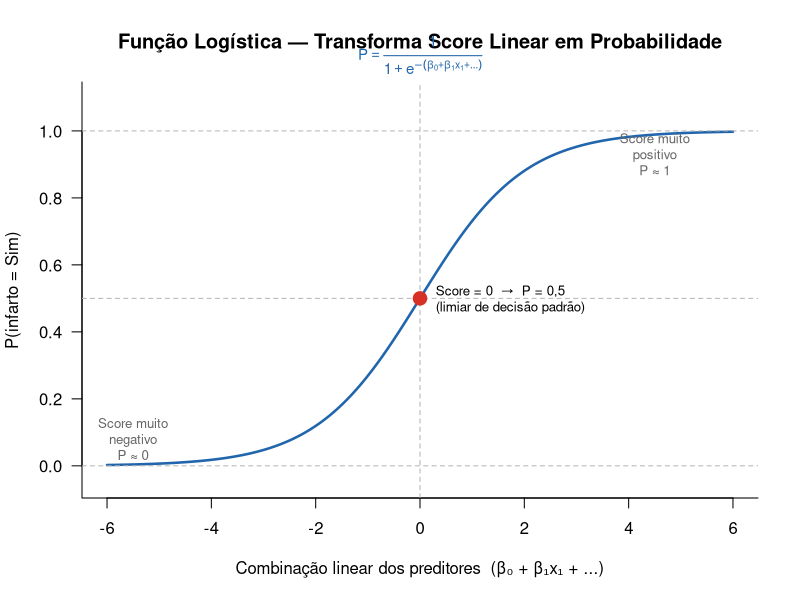

The R source for this figure: (Note: this script raises an error after producing the figure.)
# ══════════════════════════════════════════════════════════════════════════════
# NHANES 2021-2023 — Regressão Logística para Predição de Infarto (baseline)
# Rode setup.R antes para ter nhanes_cardio disponível
# ══════════════════════════════════════════════════════════════════════════════

# ── 1. Dados ─────────────────────────────────────────────────────────────────
# dados, dados_treino e dados_teste preparados pelo 00_setup.R

# ══════════════════════════════════════════════════════════════════════════════
# 2. CONCEITO CENTRAL: A FUNÇÃO LOGÍSTICA
# ══════════════════════════════════════════════════════════════════════════════
# A regressão logística modela a PROBABILIDADE de um evento (infarto = "Sim")
# como função linear dos preditores, transformada pela função logística:
#
#   P(Y=1) = 1 / (1 + e^(-(β0 + β1·x1 + β2·x2 + ...)))
#
# O resultado é sempre entre 0 e 1 — ao contrário da regressão linear,
# que poderia prever valores absurdos como P = -0.3 ou P = 1.7.
#
# Os coeficientes β são interpretados como LOG-ODDS:
#   e^β = Odds Ratio (OR) — quanto a chance de infarto muda por unidade do preditor.

x_vals   <- seq(-6, 6, by = 0.05)
log_vals <- 1 / (1 + exp(-x_vals))

plot(
  x_vals, log_vals,
  type = "l", lwd = 2.5, col = "#2166ac",
  xlab = "Combinação linear dos preditores  (β₀ + β₁x₁ + ...)",
  ylab = "P(infarto = Sim)",
  main = "Função Logística — Transforma Score Linear em Probabilidade",
  las  = 1, bty = "l", ylim = c(-0.05, 1.1)
)
abline(h = c(0, 0.5, 1), lty = 2, col = "gray70")
abline(v = 0,             lty = 2, col = "gray70")
points(0, 0.5, pch = 19, col = "#d73027", cex = 1.8)
text(0.3, 0.50, "Score = 0  →  P = 0,5\n(limiar de decisão padrão)", adj = 0, cex = 0.8)
text(-5.5, 0.08, "Score muito\nnegativo\nP ≈ 0", cex = 0.8, col = "gray40")
text( 4.5, 0.93, "Score muito\npositivo\nP ≈ 1", cex = 0.8, col = "gray40")
mtext(expression(P == frac(1, 1 + e^{-(beta[0] + beta[1]*x[1] + ldots)})),
      side = 3, line = 0.2, cex = 0.9, col = "#2166ac")
dev.copy(png, "output/logistic_regression_funcao_logistica.png", width = 900, height = 700, res = 120)
dev.off()

# ══════════════════════════════════════════════════════════════════════════════
# 3. AJUSTE DO MODELO
# ══════════════════════════════════════════════════════════════════════════════

# 3.1 Recipe
# step_dummy: converte fatores em dummies (0/1)
# step_normalize: padroniza contínuas → coeficientes comparáveis entre si
receita_lr <- recipe(infarto ~ ., data = dados_treino) %>%
  step_dummy(all_nominal_predictors(), one_hot = FALSE) %>%
  step_normalize(all_numeric_predictors())

# 3.2 Especificação
espec_lr <- logistic_reg() %>%
  set_engine("glm") %>%
  set_mode("classification")

# 3.3 Workflow
wf_lr <- workflow() %>%
  add_recipe(receita_lr) %>%
  add_model(espec_lr)

# 3.4 Treinar
modelo_lr <- wf_lr %>% fit(data = dados_treino)

# ══════════════════════════════════════════════════════════════════════════════
# 4. INTERPRETAÇÃO: ODDS RATIOS
# ══════════════════════════════════════════════════════════════════════════════
# O coeficiente β de cada preditor é o log-odds.
# e^β = Odds Ratio: quanto a CHANCE de infarto multiplica por unidade do preditor.
#   OR > 1 → aumenta o risco
#   OR < 1 → reduz o risco
#   OR = 1 → sem efeito
#
# Intervalo de confiança: se o IC não cruza 1, o efeito é estatisticamente
# significativo (equivalente ao p < 0.05 no modelo logístico).

coefs <- tidy(extract_fit_engine(modelo_lr), conf.int = TRUE) %>%
  filter(term != "(Intercept)") %>%
  mutate(
    OR      = exp(estimate),
    OR_low  = exp(conf.low),
    OR_high = exp(conf.high)
  )

print(coefs %>% select(term, OR, OR_low, OR_high, p.value))

# Gráfico de forest plot dos Odds Ratios
p_or <- ggplot(coefs, aes(x = OR, y = reorder(term, OR))) +
  geom_vline(xintercept = 1, linetype = "dashed", color = "gray50") +
  geom_errorbarh(aes(xmin = OR_low, xmax = OR_high), height = 0.2, color = "#555555") +
  geom_point(aes(color = OR > 1), size = 3) +
  scale_color_manual(values = c("TRUE" = "#d73027", "FALSE" = "#2166ac"),
                     labels = c("TRUE" = "Aumenta risco", "FALSE" = "Reduz risco")) +
  labs(
    title    = "Odds Ratios — Regressão Logística (NHANES 2021-2023)",
    subtitle = "Linha vertical = OR 1 (sem efeito)  |  Barras = IC 95%",
    x        = "Razão de Chances (Odds Ratio)",
    y        = NULL,
    color    = NULL
  ) +
  theme_minimal(base_size = 13) +
  theme(legend.position = "top")
print(p_or)
ggsave("output/logistic_regression_odds_ratios.png", plot = p_or,
       width = 8, height = 6, dpi = 150, bg = "white")

# ══════════════════════════════════════════════════════════════════════════════
# 5. AVALIAÇÃO: CURVA ROC + AUC
# ══════════════════════════════════════════════════════════════════════════════
# Usamos ROC + AUC — mesma abordagem dos scripts seguintes, para comparação.

probs_teste <- predict(modelo_lr, dados_teste, type = "prob") %>%
  bind_cols(dados_teste %>% select(infarto))

col_evento <- paste0(".pred_", levels(dados_teste$infarto)[1])

probs_roc <- probs_teste %>%
  rename(prob_evento = all_of(col_evento))

auc_lr <- roc_auc(probs_roc, truth = infarto, prob_evento)
cat("AUC da Regressão Logística:", round(auc_lr$.estimate, 3), "\n")

# Ponto ótimo: critério de Youden — maximiza sensibilidade + especificidade
# J = sens + spec - 1  →  equivalente a minimizar a distância ao canto (0,1)
roc_df <- roc_curve(probs_roc, truth = infarto, prob_evento)
ponto_otimo <- roc_df %>%
  mutate(youden = sensitivity + specificity - 1) %>%
  slice_max(youden, n = 1)

cat(sprintf(
  "Limiar ótimo (Youden): %.3f  |  Sensibilidade: %.3f  |  Especificidade: %.3f\n",
  ponto_otimo$.threshold, ponto_otimo$sensitivity, ponto_otimo$specificity
))

p_roc <- roc_df %>%
  autoplot() +
  geom_point(
    data  = ponto_otimo,
    aes(x = 1 - specificity, y = sensitivity),
    color = "#d73027", size = 3.5
  ) +
  annotate(
    "text",
    x     = 1 - ponto_otimo$specificity + 0.03,
    y     = ponto_otimo$sensitivity - 0.04,
    label = sprintf("Limiar ótimo\n(Youden = %.2f)", max(roc_df$sensitivity + roc_df$specificity - 1, na.rm = TRUE)),
    hjust = 0, size = 3.2, color = "#d73027"
  ) +
  labs(
    title   = "Curva ROC — Regressão Logística (NHANES 2021-2023)",
    x       = "1 - Especificidade  (taxa de falsos positivos)",
    y       = "Sensibilidade  (taxa de verdadeiros positivos)",
    caption = paste0(
      "AUC = ", round(auc_lr$.estimate, 3),
      "  |  Diagonal pontilhada = modelo aleatório (AUC = 0,5)",
      "  |  Ponto vermelho = limiar ótimo (Youden)"
    )
  ) +
  theme_minimal(base_size = 12) +
  theme(plot.caption = element_text(color = "gray40", size = 9))
print(p_roc)
ggsave("output/logistic_regression_roc.png", plot = p_roc,
       width = 7, height = 6, dpi = 150, bg = "white")

# ══════════════════════════════════════════════════════════════════════════════
# fim do script ────────────────────────────────────────────────────────────────
# ══════════════════════════════════════════════════════════════════════════════
